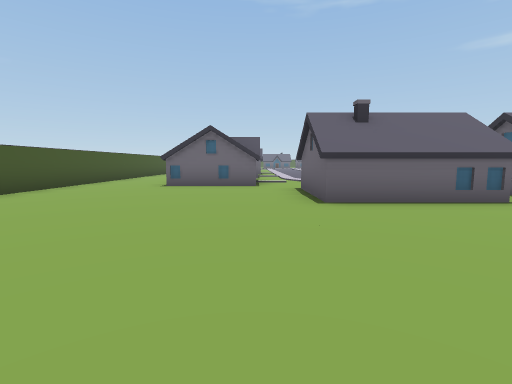
view 1 (above)

21 first-person views from a walk through a scene from a Unity 3-D project. The camera is 1.3 m above the floor, tilts 6° down and sees 85° across. The floor is counted in squares, 2 m on a side. Each view is taken from the middle of a square. On the plan, view 1 faces up. The plan holds only what a view shows up to about 9 squares ahead; the rest is blank. The place goes on beyond the plan.

view 2
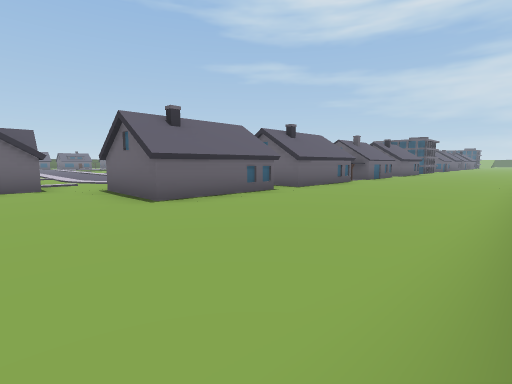

view 3
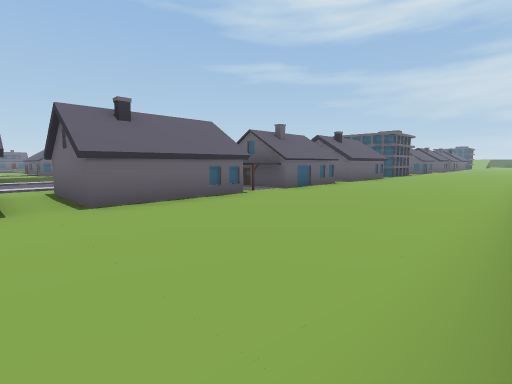

view 4
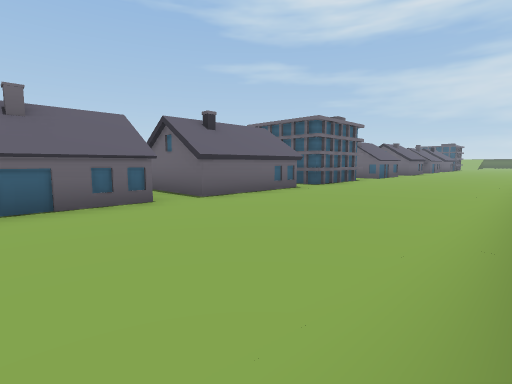

view 5
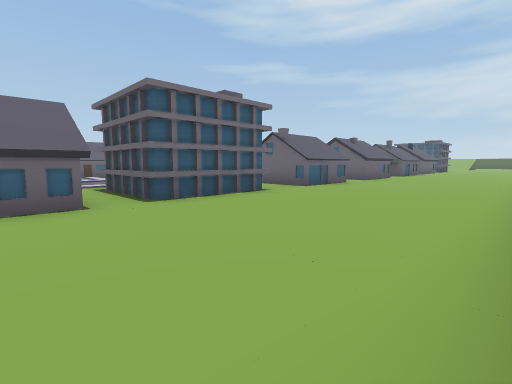

view 6
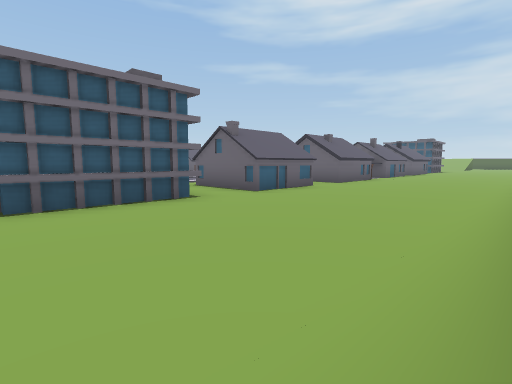

view 7
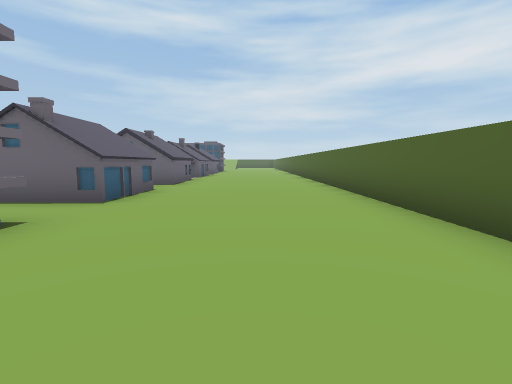

view 8
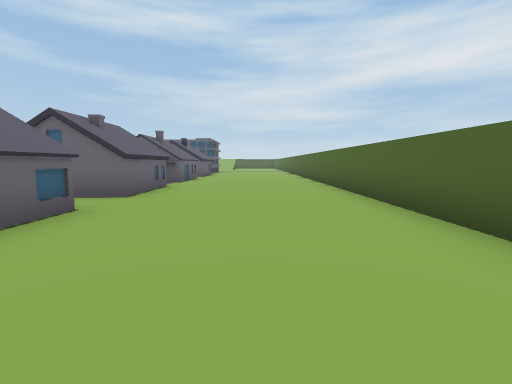

view 9
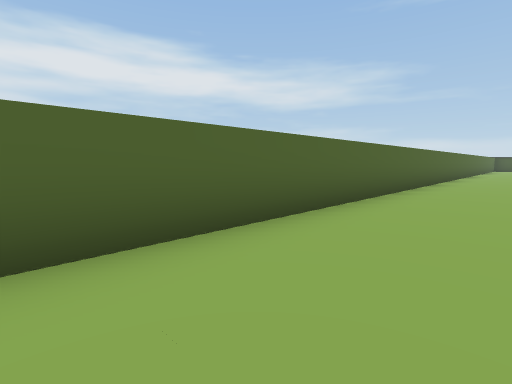

view 10
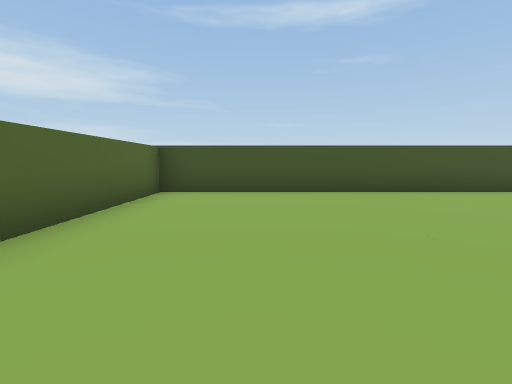

view 11
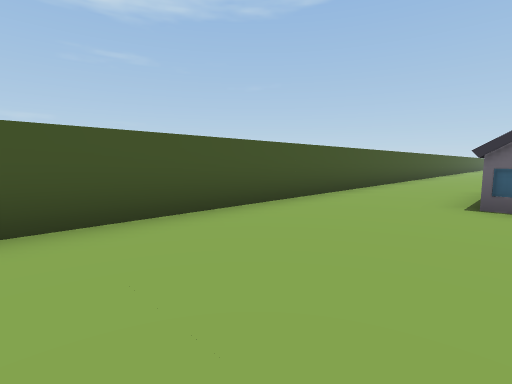

view 12
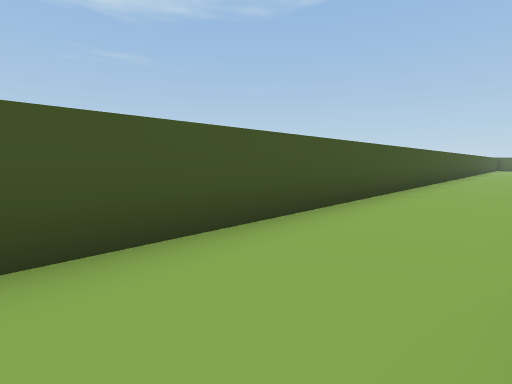

view 13
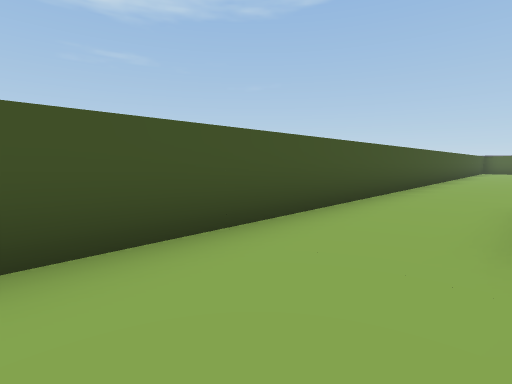

view 14
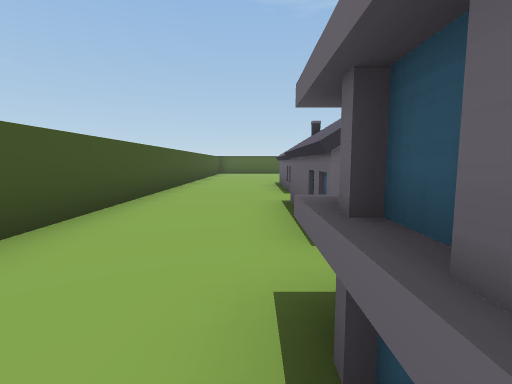

view 15
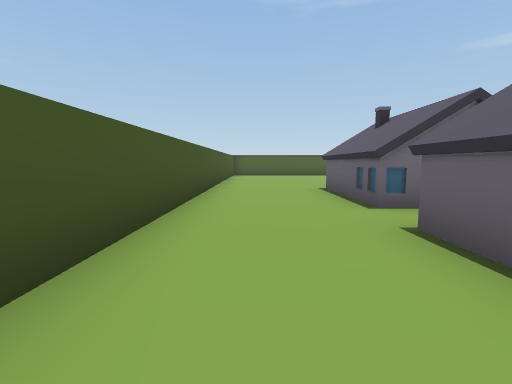

view 16
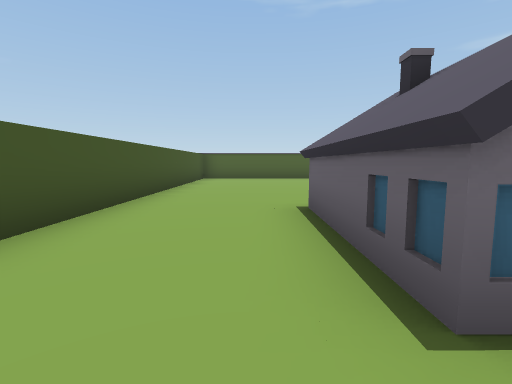

view 17
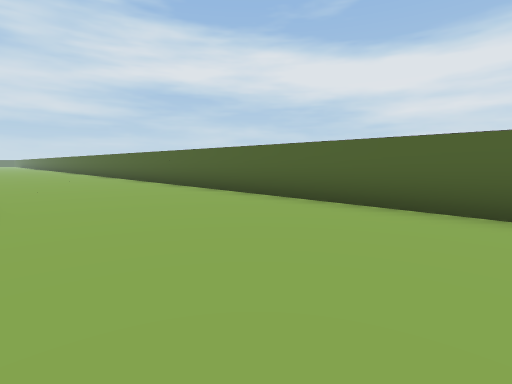

view 18
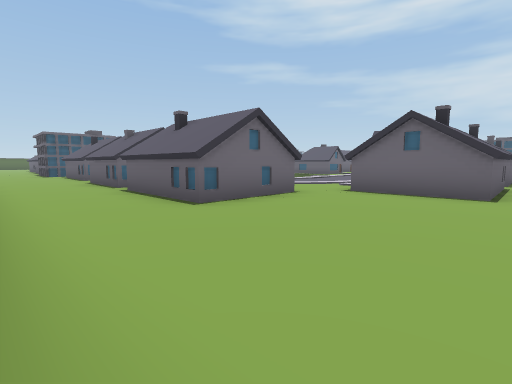

view 19
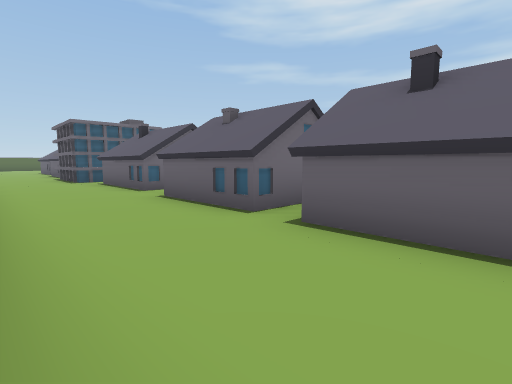

view 20
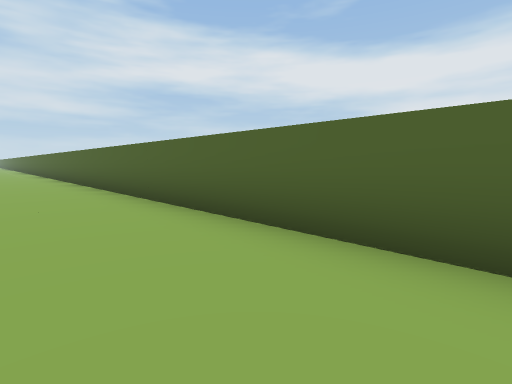

view 21
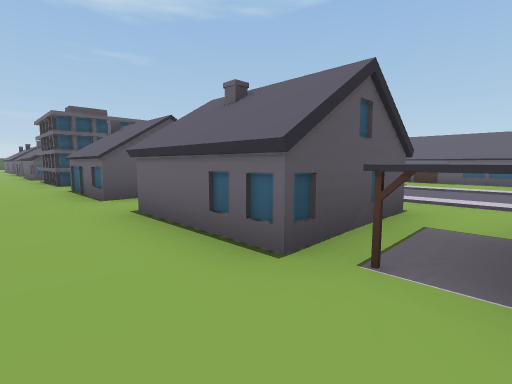

### Floor plan
Points are (right, up) in squares from view 1. A wall is a line through its corners. A room is listed if a view was taken in it or the views show most of it. See-through windows are left out.
Room 1 (views 1, 2, 3, 4, 5, 6, 7, 8, 9, 10, 11, 12, 13, 14, 15, 16, 17, 18, 19, 20, 21)
walls: (0.1, 7.8) (-2.5, 7.8) (-2.5, 11); (4.2, 4.5) (1.1, 4.5) (1.1, 7.1); (-2.5, 11.6) (-2.5, 14.3); (-1.7, -0.1) (29, -0.1); (8.2, 4.5) (5.1, 4.5); (9.6, 4.4) (9.6, 6.1); (-2.2, 15.5) (-2.2, 18.6); (12.1, 4.5) (8.6, 4.5); (-2.7, 21.1) (-2.7, 22.4); (-2.5, 21.4) (-2.5, 21.9); (16.2, 4.5) (13, 4.5); (-2.5, 23) (-2.5, 25.8); (20.1, 4.5) (17, 4.5); (-2.2, 27) (-2.2, 30.1); (23.8, 5.1) (23.8, 4.5) (21.5, 4.5) (21.5, 7); (27.8, 7.1) (27.8, 4.5) (25.3, 4.5) (25.3, 5.5); (29, 4.5) (28.2, 4.5)
ways out: opening at (-3, 15); opening at (-3, 19); opening at (-3, 26); opening at (1, 7); opening at (24.5, 7)
objects: other object (-6, 1) to (-6, 4); other object (-6, 5) to (-6, 6); other object (-6, 7) to (-6, 10); other object (-6, 11) to (-6, 14); other object (-6, 15) to (-6, 18); other object (-6, 19) to (-6, 23); other object (-6, 24) to (-6, 26); other object (-6, 27) to (-6, 29); other object (-6, 30)

Positions as (right, up) in squares from view 1, and headings:
1: (0, 0), facing up
2: (-1, 0), facing up-right
3: (4, 0), facing up-right
4: (10, 0), facing up-right
5: (15, 0), facing up-right
6: (17, 0), facing up-right
7: (17, 2), facing right
8: (20, 2), facing right
9: (21, 2), facing down-left
10: (1, 2), facing left
11: (-2, 3), facing up-left
12: (-3, 9), facing up-left
13: (-3, 17), facing up-left
14: (-3, 21), facing up
15: (-4, 23), facing up
16: (-3, 26), facing up
17: (-3, 4), facing down-right
18: (-5, 4), facing up-right
19: (-5, 9), facing up-right
20: (0, 2), facing down-right
21: (29, 3), facing up-left
